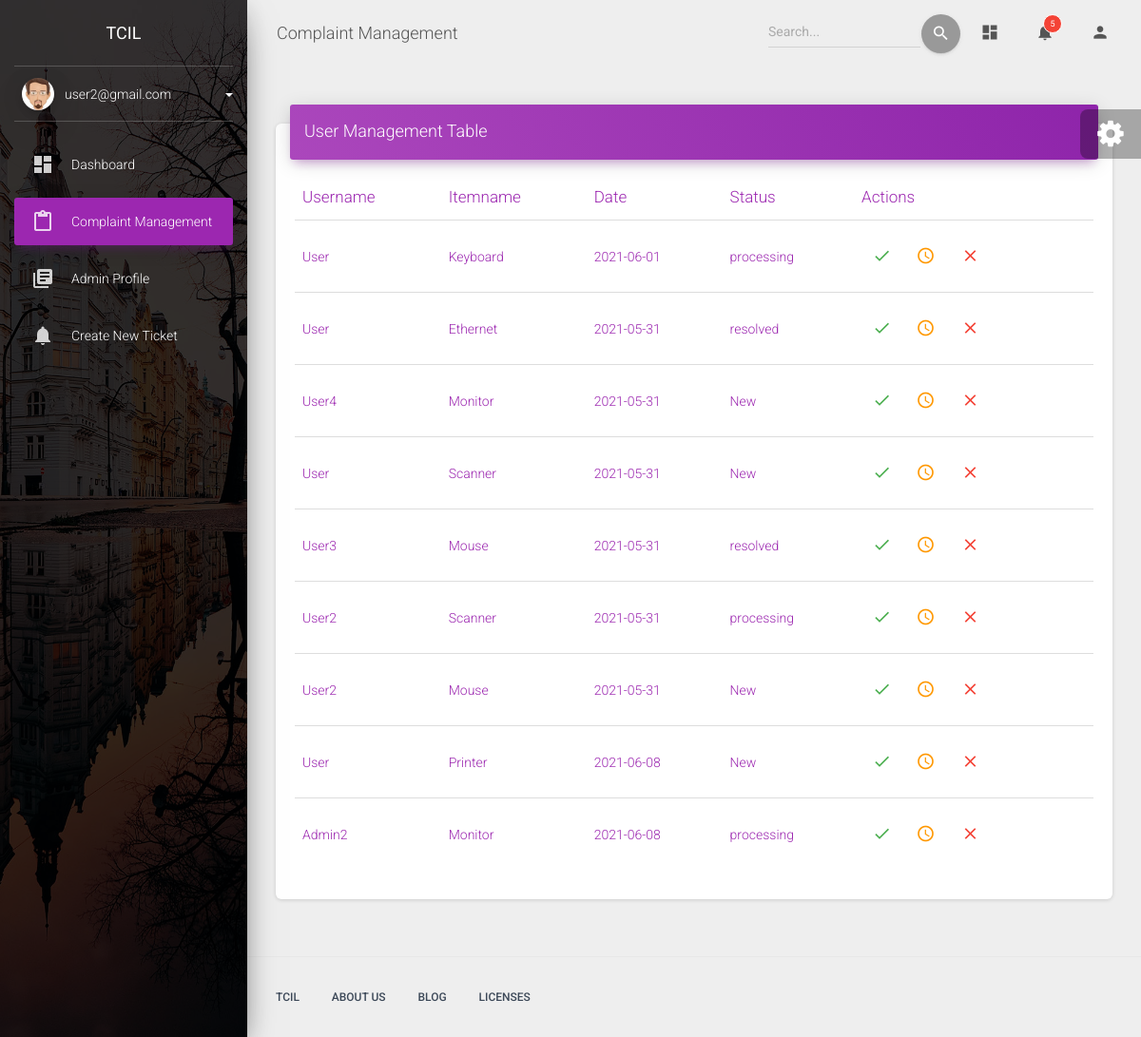
The page /tables.php (signed in) on the database its author committed.
### tables this page shows
CREATE TABLE IF NOT EXISTS `complaints` (
  `complaint_id` int(11) NOT NULL AUTO_INCREMENT,
  `e_id` int(50) NOT NULL,
  `username` varchar(50) NOT NULL,
  `i_id` int(50) NOT NULL,
  `date` date NOT NULL,
  `status` varchar(20) NOT NULL,
  PRIMARY KEY (`complaint_id`)
);

### tables.php (the view, shortened to what this page needs)
<?php
include('includes/header.php');
include('security.php');
?>
<div class="sidebar" data-color="purple" data-background-color="black" data-image="assets/img/sidebar-2.jpg">
      <div class="logo"><a href="https://www.tcil.net.in/" class="simple-text logo-normal">
TCIL
        </a></div>
      <div class="sidebar-wrapper">
      <div class="user">
          <div class="photo">
            <img  src="./assets/img/faces/images.jpeg">
          </div>
          <div class="user-info">
            <a data-toggle="collapse" href="#collapseExample" class="username collapsed" aria-expanded="false">
              <span>
              <?php
          echo $_SESSION['username'];
          ?>
                <b class="caret"></b>
              </span>
            </a>
          </div>
        </div>
        <ul class="nav">
          <li class="nav-item">
            <a class="nav-link" href="./index.php">
              <i class="material-icons">dashboard</i>
              <p>Dashboard</p>
            </a>
          </li>
          <li class="nav-item active">
            <a class="nav-link" href="./tables.php">
              <i class="material-icons">content_paste</i>
              <p>Complaint Management</p>
            </a>
          </li>
          <li class="nav-item">
            <a class="nav-link" href="./register.php">
              <i class="material-icons">library_books</i>
              <p>Admin Profile</p>
            </a>
          </li>
          <li class="nav-item ">
            <a class="nav-link" href="./newcomplaints.php">
              <i class="material-icons">notifications</i>
              <p>Create New Ticket</p>
            </a>
          </li>
        </ul>
      </div>
      </div>
    <div class="main-panel">
    <?php
include('includes/searchbarstart.php');
?>
<a class="navbar-brand" href="javascript:void(0)">Complaint Management</a>
<?php
        include('includes/searchbarend.php');
?>
      <div class="content">
        <div class="container-fluid">
          <div class="row">
            <div class="col-md-12">
              <div class="card">
                <div class="card-header card-header-primary">
                  <h4 class="card-title ">User Management Table</h4>
                </div>
                <div class="card-body">
                  <div class="table-responsive">
                  <?php
                $query = "SELECT *,(SELECT i_name FROM `item-list` WHERE i_id=complaints.i_id) AS item FROM complaints";
                $query_run = mysqli_query($connection, $query);
             ?>
                  <table class="table" id="dataTable" width="100%">
                    <thead class=" text-primary">
                        <tr role="row">
                            <th> Username </th>
                            <th>Itemname </th>
                            <th>Date </th>
                            <th>Status</th>
                            <th>Actions</th>
                        </tr>
                    </thead>
                    <tbody>
                        <?php
                        if(mysqli_num_rows($query_run) > 0)
                        {
                            while($row = mysqli_fetch_assoc($query_run))
                            {
                        ?>
                            <tr class=" text-primary">
                                <td><?php  echo $row['username']; ?></td>
                                <td><?php  echo $row['item']; ?></td>
                                <td><?php  echo $row['date']; ?></td>
                                <td><?php  echo $row['status']; ?></td>
                                <td>
                                <form action="updatecomplaint.php" method="POST">
                                <button class="btn btn-link text-success btn-just-icon remove" type="submit" title="Resolved"  name="resolve_btn"><i class="material-icons">done</i></button>
                                <button class="btn btn-link text-warning btn-just-icon remove" type="submit" title="Processing" name="processing_btn"><i class="material-icons">schedule</i></button>
                                <button class="btn btn-link text-danger btn-just-icon remove" type="submit" title="Reset" name="reset_btn"><i class="material-icons">close</i></button>
                                </form>
                                </td>
                            </tr>
                        <?php
                            }
                        }
                        else {
                            echo "No Complaints Found";
                        }
                        ?>
                    </tbody>
                </table>
                  </div>
                </div>
              </div>
            </div>
          </div>
        </div>
      </div>
      <?php
      include('includes/footer.php');
      ?>
  <?php
include('includes/settings.php');
?>

### assets/css/dark/custom.css (style rules this page uses)
.sidebar .user .photo { width: 34px; height: 34px; overflow: hidden; float: left; position: relative; top: -8px; z-index: 5; margin-right: 11px; border-radius: 50%; margin-left: 23px; box-shadow: 0 16px 38px -12px rgb(0 0 0 / 56%), 0 4px 25px 0 rgb(0 0 0 / 12%), 0 8px 10px -5px rgb(0 0 0 / 20%); }
.sidebar .user { padding-bottom: 20px; margin: 20px auto 0; position: relative; }
.sidebar .user:after { content: ""; position: absolute; bottom: 0; right: 15px; height: 1px; width: calc(100% - 30px); background-color: hsla(0,0%,71%,.3); }
.sidebar .user .user-info>a { display: block; line-height: 18px; font-size: 14px; }
.animation-transition-fast-in, .caret, .sidebar a { transition: all .15s ease-in; }
.sidebar .user .user-info .caret { position: absolute; top: 8px; right: 15px; }
.sidebar .user .user-info>a>span { display: block; position: relative; opacity: 1; }
.dark-edition .sidebar[data-background-color="black"] .nav li:not(.active) a, .dark-edition .sidebar[data-background-color="black"] .nav li:not(.active) .dropdown-menu a { color: #fff !important; }
.sidebar .user .photo img { width: 100%; }

### rows shown on the page
complaints: username "User", item "Keyboard", date "2021-06-01", status "processing"
complaints: username "User", item "Ethernet", date "2021-05-31", status "resolved"
complaints: username "User4", item "Monitor", date "2021-05-31", status "New"
complaints: username "User", item "Scanner", date "2021-05-31", status "New"
complaints: username "User3", item "Mouse", date "2021-05-31", status "resolved"
complaints: username "User2", item "Scanner", date "2021-05-31", status "processing"
complaints: username "User2", item "Mouse", date "2021-05-31", status "New"
complaints: username "User", item "Printer", date "2021-06-08", status "New"
complaints: username "Admin2", item "Monitor", date "2021-06-08", status "processing"

### other values the page prints
$_SESSION['username'] "user2@gmail.com"
